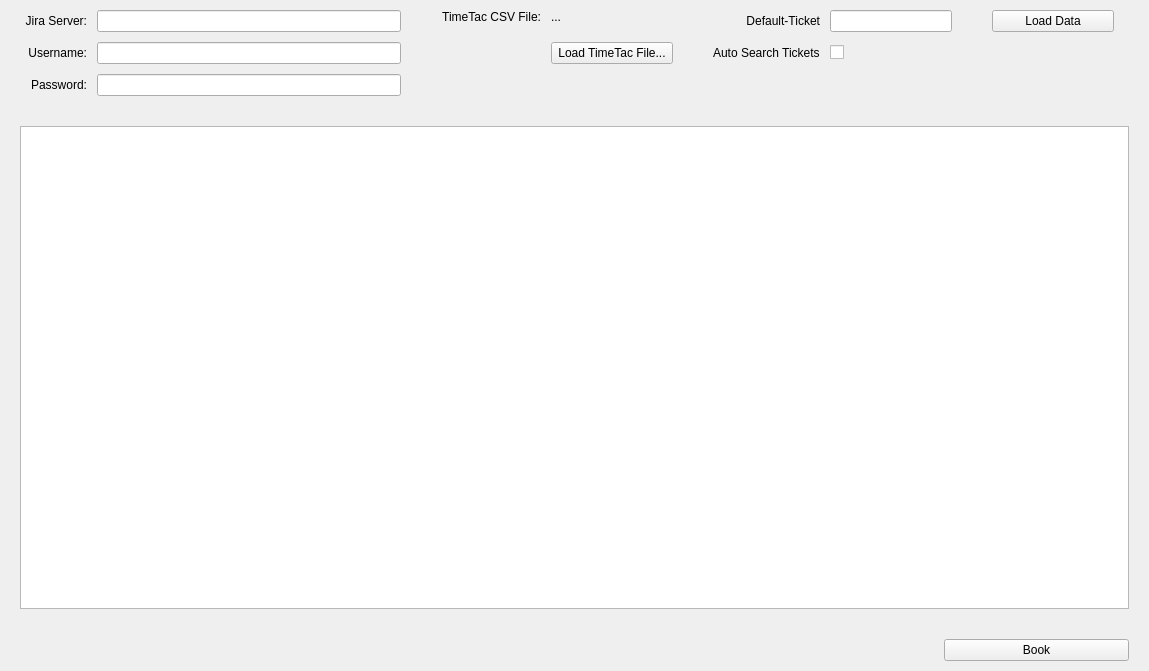
<?xml version="1.0" encoding="UTF-8"?>
<ui version="4.0">
 <class>TimeTac2JiraClass</class>
 <widget class="QMainWindow" name="TimeTac2JiraClass">
  <property name="geometry">
   <rect>
    <x>0</x>
    <y>0</y>
    <width>1149</width>
    <height>671</height>
   </rect>
  </property>
  <property name="windowTitle">
   <string>MainWindow</string>
  </property>
  <widget class="QWidget" name="centralwidget">
   <layout class="QVBoxLayout" name="verticalLayout">
    <property name="spacing">
     <number>10</number>
    </property>
    <property name="sizeConstraint">
     <enum>QLayout::SetDefaultConstraint</enum>
    </property>
    <property name="leftMargin">
     <number>0</number>
    </property>
    <property name="topMargin">
     <number>0</number>
    </property>
    <property name="rightMargin">
     <number>0</number>
    </property>
    <property name="bottomMargin">
     <number>0</number>
    </property>
    <item>
     <layout class="QFormLayout" name="formLayout">
      <item row="0" column="0" colspan="2">
       <layout class="QVBoxLayout" name="verticalLayout_2" stretch="2,10,1">
        <item>
         <layout class="QHBoxLayout" name="TopLineLayout">
          <property name="leftMargin">
           <number>0</number>
          </property>
          <property name="topMargin">
           <number>10</number>
          </property>
          <property name="bottomMargin">
           <number>10</number>
          </property>
          <item>
           <layout class="QGridLayout" name="jiraLayout" rowstretch="0,0,0,0,0,0" columnstretch="0,10,1,0,4,1,0,4,1,4">
            <property name="leftMargin">
             <number>25</number>
            </property>
            <property name="topMargin">
             <number>0</number>
            </property>
            <property name="rightMargin">
             <number>35</number>
            </property>
            <property name="bottomMargin">
             <number>0</number>
            </property>
            <item row="1" column="6">
             <widget class="QLabel" name="lblDefaultTicket">
              <property name="text">
               <string>Default-Ticket</string>
              </property>
              <property name="alignment">
               <set>Qt::AlignRight|Qt::AlignTrailing|Qt::AlignVCenter</set>
              </property>
             </widget>
            </item>
            <item row="1" column="1">
             <widget class="QLineEdit" name="txtJiraServer"/>
            </item>
            <item row="1" column="2">
             <spacer name="horizontalSpacer">
              <property name="orientation">
               <enum>Qt::Horizontal</enum>
              </property>
              <property name="sizeHint" stdset="0">
               <size>
                <width>50</width>
                <height>20</height>
               </size>
              </property>
             </spacer>
            </item>
            <item row="5" column="0">
             <widget class="QLabel" name="lblJiraPassword">
              <property name="layoutDirection">
               <enum>Qt::LeftToRight</enum>
              </property>
              <property name="text">
               <string>Password:</string>
              </property>
              <property name="alignment">
               <set>Qt::AlignRight|Qt::AlignTrailing|Qt::AlignVCenter</set>
              </property>
             </widget>
            </item>
            <item row="1" column="5">
             <spacer name="horizontalSpacer_2">
              <property name="orientation">
               <enum>Qt::Horizontal</enum>
              </property>
              <property name="sizeHint" stdset="0">
               <size>
                <width>50</width>
                <height>20</height>
               </size>
              </property>
             </spacer>
            </item>
            <item row="1" column="7">
             <widget class="QLineEdit" name="txtDefaultTicket"/>
            </item>
            <item row="3" column="0">
             <widget class="QLabel" name="lblJiraUsername">
              <property name="text">
               <string>Username:</string>
              </property>
              <property name="alignment">
               <set>Qt::AlignRight|Qt::AlignTrailing|Qt::AlignVCenter</set>
              </property>
             </widget>
            </item>
            <item row="1" column="9">
             <widget class="QPushButton" name="btnLoadData">
              <property name="text">
               <string>Load Data</string>
              </property>
             </widget>
            </item>
            <item row="1" column="0">
             <widget class="QLabel" name="lblJiraServer">
              <property name="text">
               <string>Jira Server:</string>
              </property>
              <property name="alignment">
               <set>Qt::AlignRight|Qt::AlignTrailing|Qt::AlignVCenter</set>
              </property>
             </widget>
            </item>
            <item row="3" column="4">
             <widget class="QPushButton" name="btnLoadCsvFile">
              <property name="text">
               <string>Load TimeTac File...</string>
              </property>
             </widget>
            </item>
            <item row="1" column="8">
             <spacer name="horizontalSpacer_4">
              <property name="orientation">
               <enum>Qt::Horizontal</enum>
              </property>
              <property name="sizeHint" stdset="0">
               <size>
                <width>40</width>
                <height>20</height>
               </size>
              </property>
             </spacer>
            </item>
            <item row="1" column="4">
             <widget class="QLabel" name="lblLoadedCsvFile">
              <property name="text">
               <string notr="true">...</string>
              </property>
              <property name="alignment">
               <set>Qt::AlignLeading|Qt::AlignLeft|Qt::AlignTop</set>
              </property>
              <property name="margin">
               <number>5</number>
              </property>
             </widget>
            </item>
            <item row="3" column="1">
             <widget class="QLineEdit" name="txtJiraUsername"/>
            </item>
            <item row="5" column="1">
             <widget class="QLineEdit" name="txtJiraPassword">
              <property name="echoMode">
               <enum>QLineEdit::Password</enum>
              </property>
             </widget>
            </item>
            <item row="1" column="3">
             <widget class="QLabel" name="lblTimeTacCsvFile">
              <property name="text">
               <string>TimeTac CSV File:</string>
              </property>
              <property name="alignment">
               <set>Qt::AlignRight|Qt::AlignTop|Qt::AlignTrailing</set>
              </property>
              <property name="margin">
               <number>5</number>
              </property>
             </widget>
            </item>
            <item row="3" column="6">
             <widget class="QLabel" name="lblAutoSearchTickets">
              <property name="text">
               <string>Auto Search Tickets</string>
              </property>
             </widget>
            </item>
            <item row="3" column="7">
             <widget class="QCheckBox" name="checkAutoSearchTickets">
              <property name="text">
               <string/>
              </property>
             </widget>
            </item>
           </layout>
          </item>
         </layout>
        </item>
        <item>
         <layout class="QHBoxLayout" name="MainLineLayout" stretch="0">
          <property name="leftMargin">
           <number>20</number>
          </property>
          <property name="topMargin">
           <number>10</number>
          </property>
          <property name="rightMargin">
           <number>20</number>
          </property>
          <property name="bottomMargin">
           <number>10</number>
          </property>
          <item>
           <widget class="QTableView" name="tblTimeTable">
            <attribute name="horizontalHeaderCascadingSectionResizes">
             <bool>true</bool>
            </attribute>
            <attribute name="horizontalHeaderMinimumSectionSize">
             <number>30</number>
            </attribute>
           </widget>
          </item>
         </layout>
        </item>
        <item>
         <layout class="QHBoxLayout" name="BottomLineLayout" stretch="5,1">
          <property name="spacing">
           <number>6</number>
          </property>
          <property name="leftMargin">
           <number>20</number>
          </property>
          <property name="topMargin">
           <number>10</number>
          </property>
          <property name="rightMargin">
           <number>20</number>
          </property>
          <property name="bottomMargin">
           <number>10</number>
          </property>
          <item>
           <spacer name="horizontalSpacer_3">
            <property name="orientation">
             <enum>Qt::Horizontal</enum>
            </property>
            <property name="sizeHint" stdset="0">
             <size>
              <width>40</width>
              <height>20</height>
             </size>
            </property>
           </spacer>
          </item>
          <item>
           <widget class="QPushButton" name="btnBook">
            <property name="text">
             <string>Book</string>
            </property>
           </widget>
          </item>
         </layout>
        </item>
       </layout>
      </item>
     </layout>
    </item>
   </layout>
  </widget>
  <widget class="QMenuBar" name="menuBar">
   <property name="geometry">
    <rect>
     <x>0</x>
     <y>0</y>
     <width>1149</width>
     <height>21</height>
    </rect>
   </property>
  </widget>
 </widget>
 <tabstops>
  <tabstop>txtJiraServer</tabstop>
  <tabstop>txtJiraUsername</tabstop>
  <tabstop>txtJiraPassword</tabstop>
  <tabstop>btnLoadCsvFile</tabstop>
  <tabstop>txtDefaultTicket</tabstop>
  <tabstop>checkAutoSearchTickets</tabstop>
  <tabstop>btnLoadData</tabstop>
  <tabstop>btnBook</tabstop>
  <tabstop>tblTimeTable</tabstop>
 </tabstops>
 <resources/>
 <connections/>
</ui>
